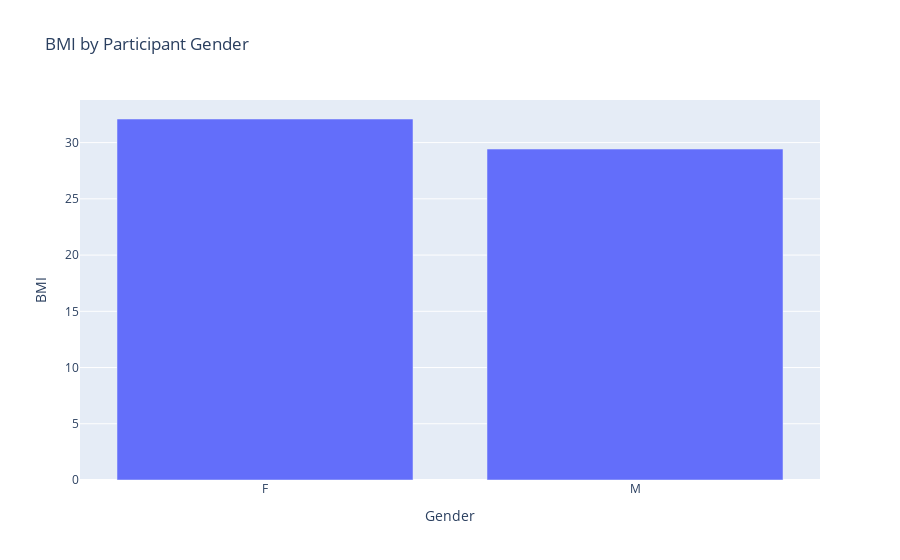

The code cell stored with this chart in its notebook:
### Code cell
fig2 = px.bar(bio_gender, x = 'Gender', y = 'BMI', title = "BMI by Participant Gender", height = 600)
fig2.show()

### Figure 1 — Plotly figure (JSON) as saved in the notebook; plotly's stock layout.template omitted (floating-point values rounded to 4 significant figures)
{"data": [{"alignmentgroup": "True", "hovertemplate": "Gender=%{x}<br>BMI=%{y}<extra></extra>", "legendgroup": "", "marker": {"color": "#636efa", "pattern": {"shape": ""}}, "name": "", "offsetgroup": "", "orientation": "v", "showlegend": false, "textposition": "auto", "type": "bar", "x": ["F", "M"], "xaxis": "x", "y": [32.1, 29.43], "yaxis": "y"}], "layout": {"autosize": true, "barmode": "relative", "legend": {"tracegroupgap": 0}, "title": {"text": "BMI by Participant Gender"}, "xaxis": {"anchor": "y", "autorange": true, "domain": [0, 1], "range": [-0.5, 1.5], "title": {"text": "Gender"}, "type": "category"}, "yaxis": {"anchor": "x", "autorange": true, "domain": [0, 1], "range": [0, 33.79], "title": {"text": "BMI"}, "type": "linear"}}}
